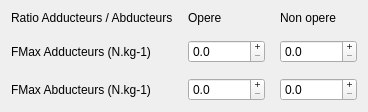
    <widget class="QWidget" name="layoutWidget_25">
     <property name="geometry">
      <rect>
       <x>500</x>
       <y>410</y>
       <width>420</width>
       <height>110</height>
      </rect>
     </property>
     <layout class="QGridLayout" name="gridLayout_rationAA_2">
      <property name="sizeConstraint">
       <enum>QLayout::SizeConstraint::SetFixedSize</enum>
      </property>
      <property name="spacing">
       <number>15</number>
      </property>
      <item row="2" column="0">
       <widget class="QLabel" name="label_fmax_abducteurs_2">
        <property name="text">
         <string>FMax Abducteurs (N.kg-1)</string>
        </property>
       </widget>
      </item>
      <item row="0" column="1">
       <widget class="QLabel" name="label_opere_20">
        <property name="text">
         <string>Opere</string>
        </property>
       </widget>
      </item>
      <item row="0" column="0">
       <widget class="QLabel" name="label_ration_add_abb_2">
        <property name="text">
         <string>Ratio Adducteurs / Abducteurs</string>
        </property>
        <property name="textFormat">
         <enum>Qt::TextFormat::RichText</enum>
        </property>
       </widget>
      </item>
      <item row="0" column="2">
       <widget class="QLabel" name="label_non_opere_19">
        <property name="text">
         <string>Non opere</string>
        </property>
       </widget>
      </item>
      <item row="1" column="0">
       <widget class="QLabel" name="label_fmax_adducteurs_2">
        <property name="text">
         <string>FMax Adducteurs (N.kg-1)</string>
        </property>
       </widget>
      </item>
      <item row="1" column="1">
       <widget class="QDoubleSpinBox" name="doubleSpinBox_h_fmaxAdducteursO">
        <property name="cursor">
         <cursorShape>ArrowCursor</cursorShape>
        </property>
        <property name="buttonSymbols">
         <enum>QAbstractSpinBox::ButtonSymbols::PlusMinus</enum>
        </property>
        <property name="accelerated">
         <bool>true</bool>
        </property>
        <property name="decimals">
         <number>1</number>
        </property>
        <property name="maximum">
         <double>100000.000000000000000</double>
        </property>
       </widget>
      </item>
      <item row="1" column="2">
       <widget class="QDoubleSpinBox" name="doubleSpinBox_h_fmaxAdducteursNO">
        <property name="cursor">
         <cursorShape>ArrowCursor</cursorShape>
        </property>
        <property name="buttonSymbols">
         <enum>QAbstractSpinBox::ButtonSymbols::PlusMinus</enum>
        </property>
        <property name="accelerated">
         <bool>true</bool>
        </property>
        <property name="decimals">
         <number>1</number>
        </property>
        <property name="maximum">
         <double>100000.000000000000000</double>
        </property>
       </widget>
      </item>
      <item row="2" column="1">
       <widget class="QDoubleSpinBox" name="doubleSpinBox_h_fmaxAbducteursO">
        <property name="cursor">
         <cursorShape>ArrowCursor</cursorShape>
        </property>
        <property name="buttonSymbols">
         <enum>QAbstractSpinBox::ButtonSymbols::PlusMinus</enum>
        </property>
        <property name="accelerated">
         <bool>true</bool>
        </property>
        <property name="decimals">
         <number>1</number>
        </property>
        <property name="maximum">
         <double>100000.000000000000000</double>
        </property>
       </widget>
      </item>
      <item row="2" column="2">
       <widget class="QDoubleSpinBox" name="doubleSpinBox_h_fmaxAbducteursNO">
        <property name="cursor">
         <cursorShape>ArrowCursor</cursorShape>
        </property>
        <property name="buttonSymbols">
         <enum>QAbstractSpinBox::ButtonSymbols::PlusMinus</enum>
        </property>
        <property name="accelerated">
         <bool>true</bool>
        </property>
        <property name="decimals">
         <number>1</number>
        </property>
        <property name="maximum">
         <double>100000.000000000000000</double>
        </property>
       </widget>
      </item>
     </layout>
    </widget>
